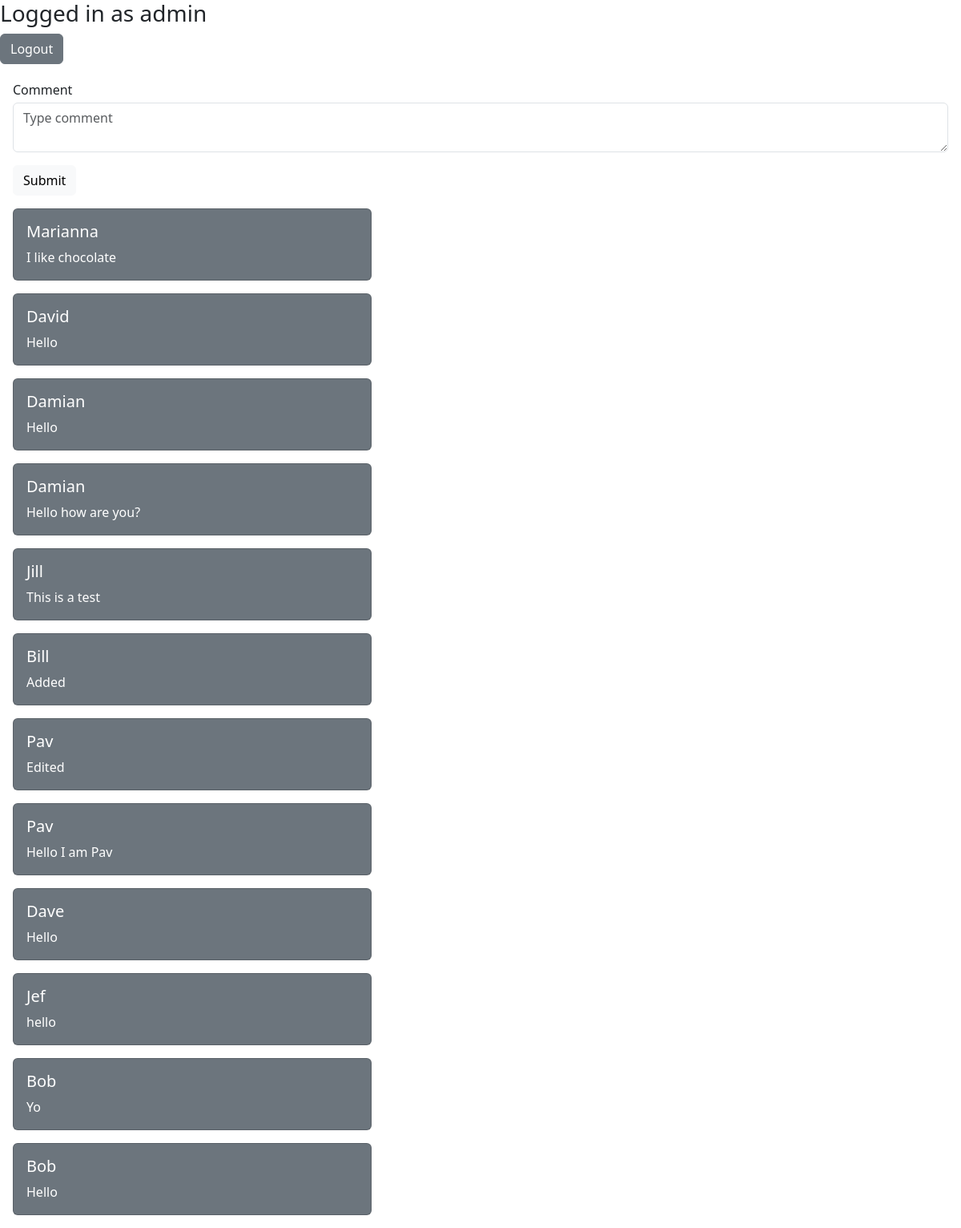
The app's page / (signed in) with its own data.
### dbApp/models.py (models this page shows, shortened)
class Text(models.Model):
    user_name = models.CharField(max_length=250)
    input_text = models.CharField(max_length=250)

### dbApp/views.py (the view)
# urls.py: path('', views.index, name="index"),
def index(request):
    if request.method == "POST":
        if request.POST.get("comment"):
            comment = Text(user_name=request.user.username, input_text=request.POST.get("comment"))
            comment.save()
            return redirect(request.path)
    returnList = getComments()
    context = {"comments": returnList}
    return render(request, "dbApp/index.html", context)

### dbApp/views.py (called while the page is built)
def getComments():
    returnList = []
    for comment in Text.objects.all():
        returnList.append([comment.user_name, comment.input_text])
    returnList.reverse()
    return returnList

### dbApp/templates/dbApp/index.html (shortened to what this page needs)
<!DOCTYPE html>
<html>
    <head>
        {% load bootstrap5 %}
        {% bootstrap_css %}
    </head>
    <body>
        {% if user.is_authenticated %}
            <h3>Logged in as {{ user.get_username }}</h3>
            <button type="button" class="btn btn-secondary" onclick="location.href = '/user/logout';">Logout</button>
            <div class="p-3">
                <form action="{% url 'dbApp:index' %}" method="post">
                    <div class="form-group mb-2" >
                        <label for="comment" class="my-1">Comment</label>
                        <textarea class="form-control type="text" name="comment" placeholder="Type comment"></textarea>
                    </div>
                    <input type="submit" class="btn btn-light mt-2">
                </form>
            </div>
        {% else %}
            <button type="button" class="btn btn-secondary" onclick="location.href = '/user/login';">Login</button>
            <p>You need to login to comment. Login <a href="/user/login">here</a></p>
        {% endif %}
        {% if comments %}
            {% for comment in comments %}
                <div class="card text-white bg-secondary mb-3 ms-3" style="max-width: 28rem;">
                    <div class="card-body">
                        <h5 class="card-title">{{comment.0}}</h3>
                        <p class="card-text">{{comment.1}}</p>
                    </div>
                </div>
            {% empty%}
                <h2>No comments found</h2>
            {% endfor %}
        {% endif %}
    </body>
</html>

### records on screen
Text: user_name "Marianna", input_text "I like chocolate"
Text: user_name "David", input_text "Hello"
Text: user_name "Damian", input_text "Hello"
Text: user_name "Damian", input_text "Hello how are you?"
Text: user_name "Jill", input_text "This is a test"
Text: user_name "Bill", input_text "Added"
Text: user_name "Pav", input_text "Edited"
Text: user_name "Pav", input_text "Hello I am Pav"
Text: user_name "Dave", input_text "Hello"
Text: user_name "Jef", input_text "hello"
Text: user_name "Bob", input_text "Yo"
Text: user_name "Bob", input_text "Hello"
